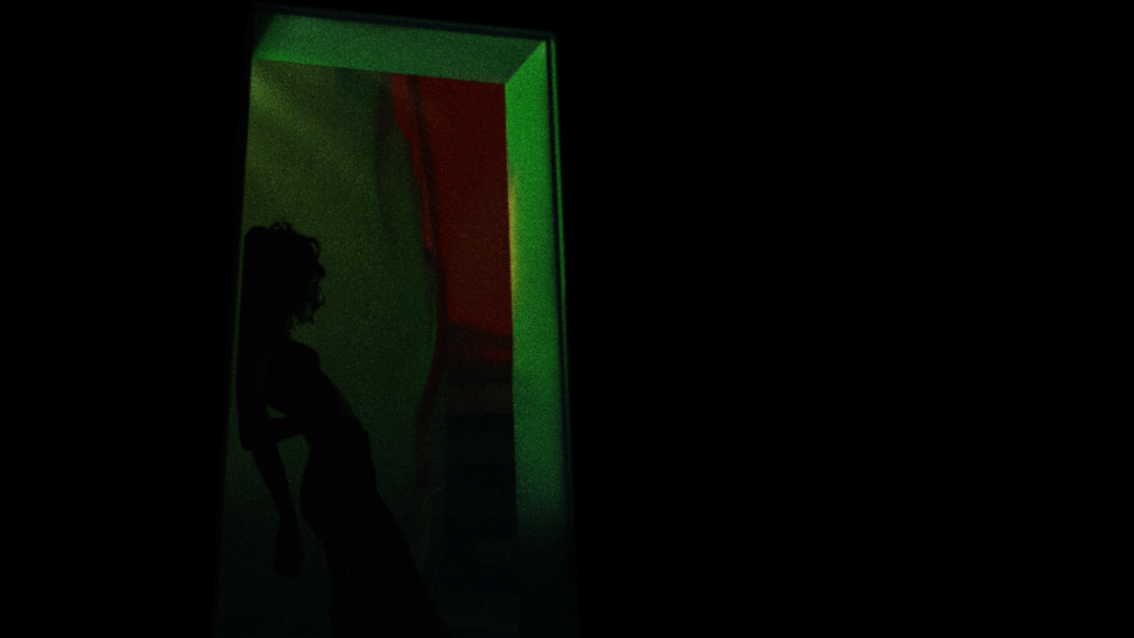
#> input picture --screen/camera.png, 1134 x 638 px
$ python -i we.py   (imports and definitions only)
#> lines starting #> are read from the running program, lines starting #| are printed output that depends on the picture
#!/usr/bin/env python3
"""Helpers for comparing the app's scenes with Wallpaper Engine's own drawing of them.

  we.py screen <shot.png>                       how the test machine's screen stands: "magenta <n>"
                                                (of 16 points, the plain desktop's 255,0,255) and
                                                "dialog" when WE's Safe Start dialog is up
  we.py distance <we> <ours> <out> [--previous <distances.tsv>]
                                                how far each scene of ours is from WE's: writes
                                                <out>/distances.tsv and <out>/report.html

WE's shots are taken at a moment of the scene's time nobody knows (it loads slowly in the
machine), so two pictures of the same scene are never the same pixel for pixel. The distance is
taken of both made small and blurred: what it shows is whether a scene looks like WE's — its
layout, colours, what is there — not every particle. A change of a stage that moves a scene away
from WE shows as its distance growing against the run before.
"""
import html
import os
import sys

from PIL import Image, ImageFilter

# Where the test machine's screen is sampled for the plain magenta desktop: a 4 x 4 grid.
POINTS = [(int(1280 * (i + 0.5) / 4), int(800 * (j + 0.5) / 4)) for i in range(4) for j in range(4)]
# WE's Safe Start dialog: its blue OK button.
DIALOG_BUTTON = [(740, 276), (790, 276)]
# WE's own window, which it opens after it fell over and started again: its blue "Installed" tab
# and OK button; and where its Cancel button is.
WINDOW_MARKS = [(160, 135), (976, 717)]
WINDOW_CANCEL = (1082, 717)
# What is left out of both: Windows' "not activated" note in the bottom right corner.
MASK = (920, 690, 1280, 800)
SMALL = (320, 200)


# [11 lines left out: function screen, not called in this run]


def small(path):
#> called with path = '../../--screen/camera.png'
    import numpy as np
    image = Image.open(path).convert('RGB').resize((1280, 800), Image.LANCZOS)
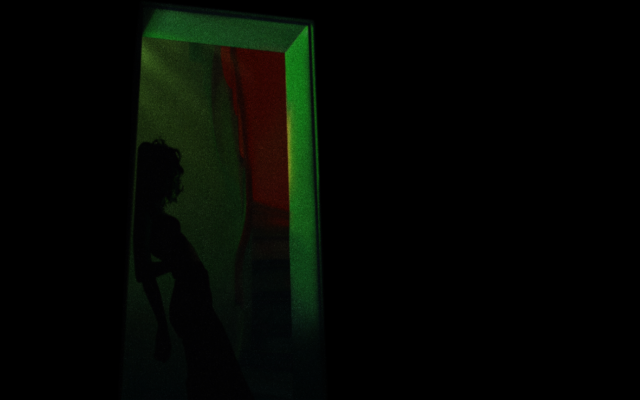
#> image: PIL image 1280x800 RGB (shown at 1/2 size); mean R, G, B 4.3, 7.3, 2.8
    image.paste((0, 0, 0), MASK)
    return np.asarray(image.resize(SMALL, Image.LANCZOS).filter(ImageFilter.GaussianBlur(2)), dtype=np.float32)
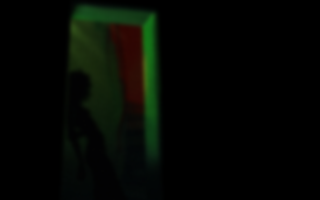
#> returned value: shape (200, 320, 3) float32; mean of channels 0, 1, 2 4.3, 7.3, 2.8; drawn as R, G, B


# [48 lines left out: function distance, not called in this run]


# [15 lines not run here, left out]

>>> result = small('../../--screen/camera.png')
